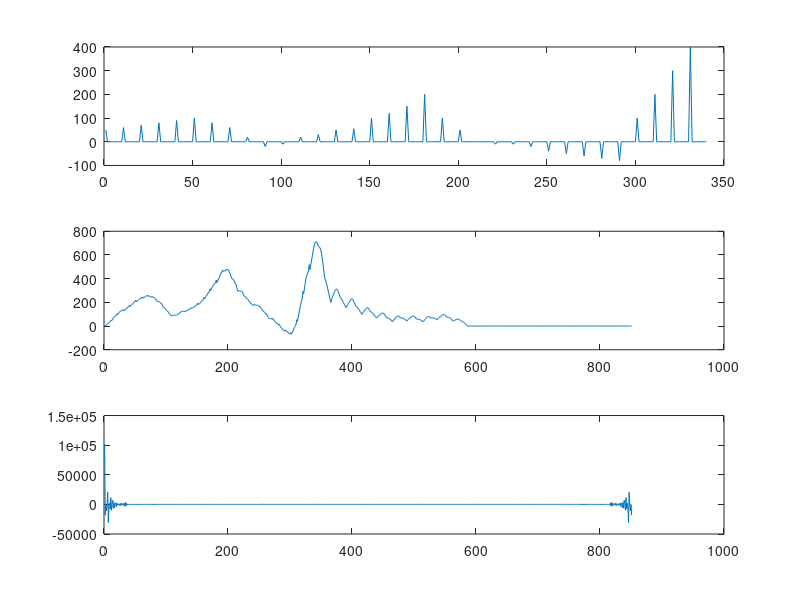

This figure's MATLAB source:
pkg load signal

fs = 48000;


N = 512;


dt = 1/fs;
maxt = dt * (N - 1);

t = 0 : (dt) : maxt;


c = 0 * ones(1, N);
c(2) = 1;

Amp = 1.;
freq = 3000;
w = 2 * pi * freq;
phase = 2 * pi * 0.1651
testsine = Amp * sin(w * t + phase) + Amp * sin((w * t / 10) + phase*3.1);

%rect = pulstran(t, 50, 'rectpuls');
rect = rectpuls(t, dt*20);

T = 0 : 1 : (N-1);


%FFT size
x = c;
x = rect;

re = 0 * ones(1, N);
im = 0 * ones(1, N);

y = abs(fft(x, N));


n = (2 * pi) / N;
for i = 1:N/2-1
  for j = 1:N
    re(i) = re(i) + (x(j) * cos(n * i * j));
    im(i) = im(i) + (x(j) * -j * sin(n * i * j));
  endfor
  
endfor

y = abs(re + im);
y = y / max(y);
%y = y / y(1);
yph = angle(im+re);


X1 = [50, 60, 70 ,80, 90 ,100, 80, 60, 20, -20, -10, 20, 30, 50, 55, 100, 120, 150, 200, 100, 50, 0, -10, -10, -20, -40, -50, -60, -70, -80, 100, 200, 300 , 400 ];
X1 = upsample(X1, 10);

TX1 = 1 : 1 : length(X1);

subplot(3,1,1);
plot(TX1 , X1);

Y1 = 0 * ones(1, length(X1));

for i = 1: (length(X1) + length(y) - 1)
  Y1(i) = 0;
  
  for j = 1:length(X1)
    
    if( (j <= i) && (i - j + 1) <= length(y) )
      Y1(i) += X1(j) * y(i-j+1);
    end
    
  endfor
  
endfor

%Y1 = conv(X1, y);
T2 = 1 : 1 : length(Y1);

Y2 = fft(Y1);

subplot(3,1,2);
plot(T2 , Y1);


subplot(3,1,3);
plot(T2 , Y2);